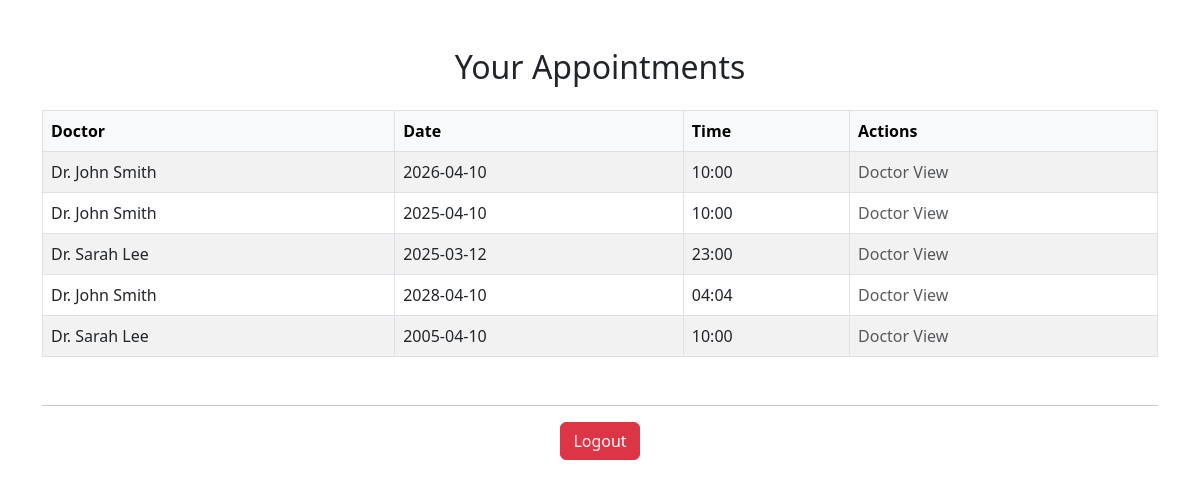
The app's page /view_appointments (signed in) with its own data.
### app.py (models this page shows)
class Appointment(db.Model):
    id = db.Column(db.Integer, primary_key=True)
    patient_name = db.Column(db.String(100), nullable=False)
    doctor_name = db.Column(db.String(100), nullable=False)
    date = db.Column(db.String(20), nullable=False)
    time = db.Column(db.String(20), nullable=False)
    user_id = db.Column(db.Integer, db.ForeignKey('user.id'), nullable=False)

### app.py (the view)
@app.route('/view_appointments')
@login_required
def view_appointments():
    if current_user.role == "doctor":
        appointments = Appointment.query.filter_by(doctor_name=current_user.username).all()
    else:
        appointments = Appointment.query.filter_by(user_id=current_user.id).all()
    return render_template('view_appointments.html', appointments=appointments)

### app.py (called while the page is built)
@login_manager.user_loader
def load_user(user_id):
    return User.query.get(int(user_id))

### templates/view_appointments.html (shortened to what this page needs)
<!DOCTYPE html>
<html lang="en">
<head>
    <link href="https://cdn.jsdelivr.net/npm/bootstrap@5.3.0-alpha1/dist/css/bootstrap.min.css" rel="stylesheet">
</head>
<body>
    <div class="container mt-5">
        <h2 class="text-center mb-4">Your Appointments</h2>
        {% if appointments %}
            <table class="table table-bordered table-striped">
                <thead class="table-light">
                    <tr>
                        <th>Doctor</th>
                        <th>Date</th>
                        <th>Time</th>
                        <th>Actions</th>
                    </tr>
                </thead>
                <tbody>
                    {% for appointment in appointments %}
                        <tr>
                            <td>{{ appointment.doctor_name }}</td>
                            <td>{{ appointment.date }}</td>
                            <td>{{ appointment.time }}</td>
                            <td>
                                {% if current_user.is_authenticated and current_user.role == 'patient' %}
                                    <a href="{{ url_for('edit_appointment', id=appointment.id) }}" class="btn btn-sm btn-warning me-2">Edit</a>
                                    <form action="{{ url_for('delete_appointment', id=appointment.id) }}" method="POST" class="d-inline">
                                        <button type="submit" class="btn btn-sm btn-danger" onclick="return confirm('Delete this appointment?');">Delete</button>
                                    </form>
                                {% else %}
                                    <span class="text-muted">Doctor View</span>
                                {% endif %}
                            </td>
                        </tr>
                    {% endfor %}
                </tbody>
            </table>
        {% else %}
            <p class="text-center text-muted">No appointments found.</p>
        {% endif %}
    </div>
    {% if current_user.is_authenticated %}
        <div class="container mt-5 text-center">
            <hr>
            <a href="{{ url_for('logout') }}" class="btn btn-danger">Logout</a>
        </div>
    {% endif %}
</body>
</html>

### records on screen
Appointment: doctor_name "Dr. John Smith", date "2026-04-10", time "10:00"
Appointment: doctor_name "Dr. John Smith", date "2025-04-10", time "10:00"
Appointment: doctor_name "Dr. Sarah Lee", date "2025-03-12", time "23:00"
Appointment: doctor_name "Dr. John Smith", date "2028-04-10", time "04:04"
Appointment: doctor_name "Dr. Sarah Lee", date "2005-04-10", time "10:00"
